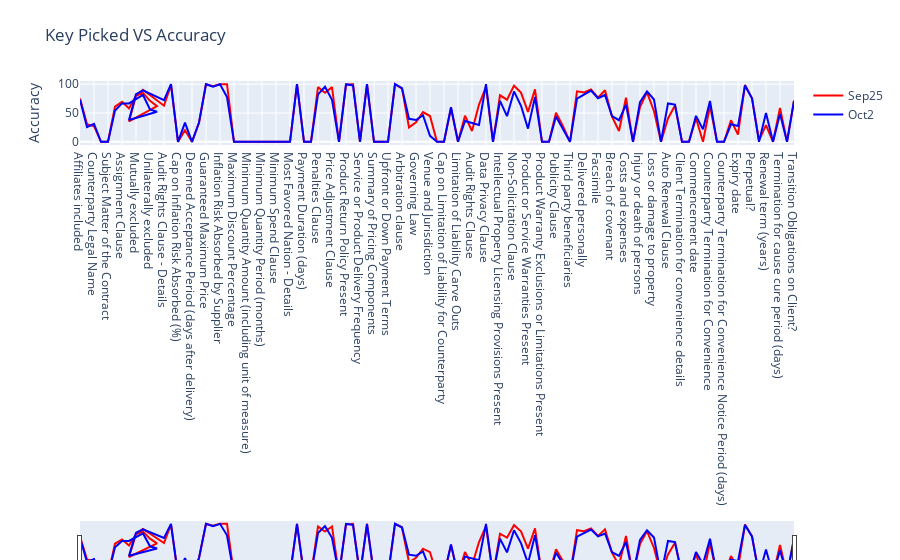

The notebook cell saved with this chart:
### Code cell
import pandas as pd
import numpy as np
import plotly.graph_objects as go
import matplotlib.pyplot as plt
df = pd.read_csv('/home/manish/Downloads/Exigent2.csv')

fig = go.Figure()
fig.add_trace(go.Scatter(x=df['Key Picked'], y=df['Sep25'], name="Sep25",
                         line_color='red'))
fig.add_trace(go.Scatter(x=df['Key Picked'], y=df['Oct2'], name="Oct2",
                         line_color='blue'))
fig.update_layout(title_text='Key Picked VS Accuracy', xaxis_title="Key Picked",yaxis_title="Accuracy",
                  xaxis_rangeslider_visible=True)
fig.show()

### Figure 1 — Plotly figure (JSON) as saved in the notebook; plotly's stock layout.template omitted (floating-point values rounded to 4 significant figures)
{"data": [{"line": {"color": "red"}, "name": "Sep25", "type": "scatter", "x": ["Affiliates included", "Client Legal Name", "Counterparty Legal Name", "Products, Services or Combination", "Subject Matter of the Contract", "Title of Agreement", "Assignment Clause", "For certain transferees", "Mutually excluded", "Provided on written consent", "Unilaterally excluded", "Change of Control Clause", "For certain transferees", "Mutually excluded", "Provided on written consent", "Audit Rights Clause - Details", "Burden Rates Apply", "Cap on Inflation Risk Absorbed (%)", "Currency of the Agreement", "Deemed Acceptance Period (days after delivery)", "Fixed Fee", "Guaranteed Maximum Price", "Hourly Rates Apply", "Inflation Risk Absorbed by Supplier", "Liquidated Damages Clause", "Maximum Discount Percentage", "Minimum Discount Percentage", "Minimum Quantity Amount (including unit of measure)", "Minimum Quantity Clause", "Minimum Quantity Period (months)", "Minimum Spend Amount (local currency)", "Minimum Spend Clause", "Minimum Spend Period (months)", "Most Favored Nation - Details", "Most Favored Nation Clause", "Payment Duration (days)", "Payment Terms", "Penalties Clause", "Per Unit Pricing Applies", "Price Adjustment Clause", "Product Purchase Frequency", "Product Return Policy Present", "Savings Guarantees Present", "Service or Product Delivery Frequency", "Subscription Rates Apply", "Summary of Pricing Components", "Title and Risk of Loss Provisions Details", "Upfront or Down Payment Terms", "Volume Discounts or Rebates Available", "Arbitration clause", "Excluded laws and conventions", "Governing Law", "Jurisdiction Exclusivity", "Venue and Jurisdiction", "Cap on Limitation of Liability for Client", "Cap on Limitation of Liability for Counterparty", "Commercial general liability Insurance levels applicable", "Limitation of Liability Carve Outs", "Limitation of Liability Clause", "Audit Rights Clause", "Confidentiality Clause", "Data Privacy Clause", "Guarantee clause", "Intellectual Property Licensing Provisions Present", "Intellectual Property Ownership Provisions Present", "Non-Solicitation Clause", "Noncompete Clause", "Product or Service Warranties Present", "Product or Service Warranty Exclusions or Limitations Present", "Product Warranty Exclusions or Limitations Present", "Product Warranty Present", "Publicity Clause", "Survival Clause", "Third party beneficiaries", "Courier or Messenger", "Delivered personally", "Email", "Facsimile", "Mail", "Breach of covenant", "Client has indemnity obligations", "Costs and expenses", "Counterparty has indemnity obligations", "Injury or death of persons", "Legal costs", "Loss or damage to property", "Auto Renewal Cancellation Notice Period (days)", "Auto Renewal Clause", "Client Termination for Convenience", "Client Termination for convenience details", "Client Termination for Convenience Notice Period (days)", "Commencement date", "Counterparty Notice Address Details", "Counterparty Termination for Convenience", "Counterparty Termination for convenience details", "Counterparty Termination for Convenience Notice Period (days)", "Effective date", "Expiry date", "Option to Renew", "Perpetual?", "Renewal date", "Renewal term (years)", "Term of agreement (months)", "Termination for cause cure period (days)", "Transition Obligation Details", "Transition Obligations on Client?"], "y": [75.29, 30.59, 27.06, 0, 0, 61.18, 69.41, 57.83, 79.76, 84.88, 71.08, 61.9, 35.37, 80, 90.24, 62.65, 98.82, 0, 20, 0, 32.94, 100, 96.47, 100, 100, 0, 0, 0, 0, 0, 0, 0, 0, 0, 100, 0, 0, 94.87, 85.19, 94.87, 0, 98.82, 100, 0, 100, 0, 0, 0, 100, 92.41, 25, 33.75, 51.52, 44.74, 0, 0, 58.62, 0, 45.24, 18.82, 64.56, 95.29, 0, 80.77, 73.08, 97.44, 85.37, 51.81, 91.03, 0, 0, 50.6, 27.06, 0, 87.65, 85.54, 91.03, 76.54, 89.41, 43.75, 18.82, 76.47, 0, 60.49, 85.88, 53.01, 0, 40.48, 63.1, 0, 0, 40.74, 0, 62.65, 0, 0, 37.35, 12.5, 98.77, 75.64, 2.56, 29.03, 0, 58.57, 0, 71.25]}, {"line": {"color": "blue"}, "name": "Oct2", "type": "scatter", "x": ["Affiliates included", "Client Legal Name", "Counterparty Legal Name", "Products, Services or Combination", "Subject Matter of the Contract", "Title of Agreement", "Assignment Clause", "For certain transferees", "Mutually excluded", "Provided on written consent", "Unilaterally excluded", "Change of Control Clause", "For certain transferees", "Mutually excluded", "Provided on written consent", "Audit Rights Clause - Details", "Burden Rates Apply", "Cap on Inflation Risk Absorbed (%)", "Currency of the Agreement", "Deemed Acceptance Period (days after delivery)", "Fixed Fee", "Guaranteed Maximum Price", "Hourly Rates Apply", "Inflation Risk Absorbed by Supplier", "Liquidated Damages Clause", "Maximum Discount Percentage", "Minimum Discount Percentage", "Minimum Quantity Amount (including unit of measure)", "Minimum Quantity Clause", "Minimum Quantity Period (months)", "Minimum Spend Amount (local currency)", "Minimum Spend Clause", "Minimum Spend Period (months)", "Most Favored Nation - Details", "Most Favored Nation Clause", "Payment Duration (days)", "Payment Terms", "Penalties Clause", "Per Unit Pricing Applies", "Price Adjustment Clause", "Product Purchase Frequency", "Product Return Policy Present", "Savings Guarantees Present", "Service or Product Delivery Frequency", "Subscription Rates Apply", "Summary of Pricing Components", "Title and Risk of Loss Provisions Details", "Upfront or Down Payment Terms", "Volume Discounts or Rebates Available", "Arbitration clause", "Excluded laws and conventions", "Governing Law", "Jurisdiction Exclusivity", "Venue and Jurisdiction", "Cap on Limitation of Liability for Client", "Cap on Limitation of Liability for Counterparty", "Commercial general liability Insurance levels applicable", "Limitation of Liability Carve Outs", "Limitation of Liability Clause", "Audit Rights Clause", "Confidentiality Clause", "Data Privacy Clause", "Guarantee clause", "Intellectual Property Licensing Provisions Present", "Intellectual Property Ownership Provisions Present", "Non-Solicitation Clause", "Noncompete Clause", "Product or Service Warranties Present", "Product or Service Warranty Exclusions or Limitations Present", "Product Warranty Exclusions or Limitations Present", "Product Warranty Present", "Publicity Clause", "Survival Clause", "Third party beneficiaries", "Courier or Messenger", "Delivered personally", "Email", "Facsimile", "Mail", "Breach of covenant", "Client has indemnity obligations", "Costs and expenses", "Counterparty has indemnity obligations", "Injury or death of persons", "Legal costs", "Loss or damage to property", "Auto Renewal Cancellation Notice Period (days)", "Auto Renewal Clause", "Client Termination for Convenience", "Client Termination for convenience details", "Client Termination for Convenience Notice Period (days)", "Commencement date", "Counterparty Notice Address Details", "Counterparty Termination for Convenience", "Counterparty Termination for convenience details", "Counterparty Termination for Convenience Notice Period (days)", "Effective date", "Expiry date", "Option to Renew", "Perpetual?", "Renewal date", "Renewal term (years)", "Term of agreement (months)", "Termination for cause cure period (days)", "Transition Obligation Details", "Transition Obligations on Client?"], "y": [72.92, 25.53, 31.25, 0, 0, 54.17, 66.67, 66.67, 73.91, 81.25, 56.25, 52.08, 37.78, 82.61, 89.13, 72.34, 100, 0, 33.33, 0, 33.33, 100, 95.56, 100, 77.78, 0, 0, 0, 0, 0, 0, 0, 0, 0, 100, 0, 0, 82.22, 95.56, 72.92, 0, 100, 97.92, 0, 100, 0, 0, 0, 100, 93.33, 40, 37.78, 46.15, 10.34, 0, 0, 60, 0, 36.17, 33.33, 29.17, 100, 0, 71.11, 44.44, 87.5, 62.5, 22.92, 77.78, 0, 0, 43.75, 22.92, 0, 75, 81.25, 88.89, 75.56, 81.25, 44.68, 37.5, 64.58, 0, 68.89, 87.5, 73.33, 0, 66.67, 64.58, 0, 0, 45, 21.62, 70.83, 0, 0, 30.43, 27.27, 97.78, 75.56, 0, 50, 0, 48.48, 0, 71.11]}], "layout": {"title": {"text": "Key Picked VS Accuracy"}, "xaxis": {"rangeslider": {"visible": true}, "title": {"text": "Key Picked"}}, "yaxis": {"title": {"text": "Accuracy"}}}}
